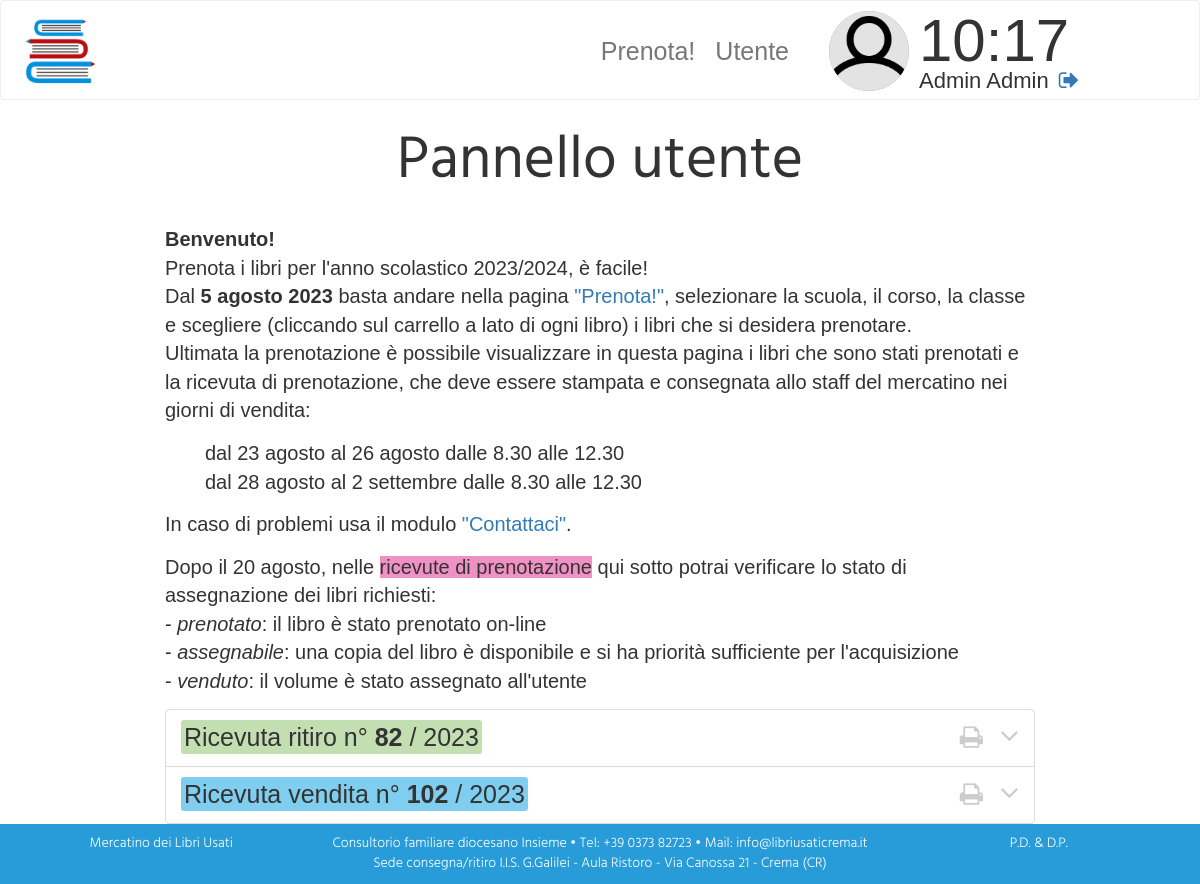
Screenshot of /sito/areautente/dashboard.php (signed in) with the database file from the repository.
### tables this page shows
CREATE TABLE `users` (
  `ID` int(11) NOT NULL,
  `ID_utenti` int(11) NOT NULL,
  `nickname` text NOT NULL,
  `password` text NOT NULL,
  `privilegi` int(11) NOT NULL,
  `ID_registro` int(11) NOT NULL,
  `sede` smallint(6) DEFAULT 1,
  `attivo` tinyint(1) NOT NULL
);

CREATE TABLE `utenti` (
  `ID` int(11) NOT NULL,
  `nome` text NOT NULL,
  `cognome` text NOT NULL,
  `telefono` text NOT NULL,
  `mail` text NOT NULL,
  `scuola` text NOT NULL,
  `ID_registro` int(11) NOT NULL,
  `data` datetime NOT NULL
);

CREATE TABLE `ritiro` (
  `ID` int(11) NOT NULL,
  `ID_registro` int(11) NOT NULL,
  `ID_utente` int(11) NOT NULL,
  `data` text NOT NULL,
  `stato` text DEFAULT NULL,
  `IdAnno` int(11) NOT NULL
);

CREATE TABLE `vendita` (
  `ID` int(11) NOT NULL,
  `ID_registro` int(11) NOT NULL,
  `ID_utente` int(11) NOT NULL,
  `data` datetime NOT NULL,
  `ID_coupon` text DEFAULT NULL,
  `stato` text DEFAULT NULL,
  `IdAnno` int(11) NOT NULL
);

### sito/areautente/fx/session.php (called while the page is built, shortened)
<?php
    if(empty($_SESSION['nickname'])){
		header("location: ../index.php");
		exit();
	}
	else{
		$nickname=$_SESSION['nickname'];
		require_once "../lib/funzioni.php";
		$sql = "SELECT u.ID, u.nome, u.cognome, u.mail, u.telefono, u.scuola, us.ID as IDu FROM utenti as u INNER JOIN users as us ON u.ID=us.ID_utenti WHERE us.nickname=?";
		$query = $mysqli->prepare($sql);
		$query->bind_param('s', $nickname);
		$query->execute();
		$result = $query->get_result();
		if ($result->num_rows > 0 ) {
			$res = $result->fetch_assoc();
			$IDu=$res['IDu'];
			$nome=$res['nome'];
			$cognome=$res['cognome'];
			$img=strtolower("../imgs/users/".$nome.$cognome.".jpg");
			if(!file_exists($img)) $img="imgs/user.jpg";
		}
	}
?>

### sito/areautente/dashboard.php (the view, shortened to what this page needs)
<?php
include "fx/session.php";
require_once "../lib/funzioni.php"
?>
<!DOCTYPE html PUBLIC "-//W3C//DTD XHTML 1.1//EN" "http://www.w3.org/TR/xhtml11/DTD/xhtml11.dtd">
<html xmlns="http://www.w3.org/1999/xhtml" xml:lang="it">
<?php include "elements/head.php"; ?>
<body>
<?php include "elements/navbar.php"; ?>
<?php
	$idu=$_SESSION['ID'];
	$query = "SELECT * FROM ritiro r inner join magazzino m on r.id= m.ID_ritiro where id_utente=$idu and postupd=1";
	$mysqli->real_query( $query );
?>
	<div class="container-fluid box">
		<div id="dashboard" class="container corpo">
			<h1>Pannello utente</h1>
			<p><strong>Benvenuto!</strong><br>
			Prenota i libri per l'anno scolastico <?php echo getAnnoSc()?>, è facile! <br>
			Dal <b><?php echo prenotazioni_aperte_str() ?></b> basta andare nella pagina <a href="<?php echo getSiteUtente()."/prenotazione.php" ?>">"Prenota!"</a>, selezionare la scuola, il corso, la classe e scegliere
			(cliccando sul carrello a lato di ogni libro) i libri che si desidera prenotare.<br>
			Ultimata la prenotazione è possibile visualizzare in questa pagina i libri che sono stati prenotati e
			la ricevuta di prenotazione, che deve essere stampata e consegnata allo staff del mercatino nei giorni di vendita:<br>
			<ul><?php echo vendita_str() ?></ul>
			In caso di problemi usa il modulo <a href="<?php echo getSite() ?>">"Contattaci"</a>.</p>
			<p>Dopo <?php echo assegnazione_str() ?>, nelle <span style='background-color: rgba(223, 37, 137, 0.5)'>ricevute di prenotazione</span> qui sotto potrai verificare lo stato di assegnazione dei libri richiesti:<br>
			- <i>prenotato</i>: il libro è stato prenotato on-line<br>
			- <i>assegnabile</i>: una copia del libro è disponibile e si ha priorità sufficiente per l'acquisizione<br>
			- <i>venduto</i>: il volume è stato assegnato all'utente<br>
			</p>
			<ul id="riassuntoUtente" class="list-group">
<?php
	$ricevute = array( 'ritiro', 'vendita', 'prenotazione' );
	$annocorr = getAnno();
	for ( $i = 0; $i < count( $ricevute ); $i++ ) {
		$campi = "o.ID, u.nome, u.cognome, o.data, o.stato, o.idAnno";
		$query = "SELECT $campi FROM " . $ricevute[ $i ] . " AS o INNER JOIN utenti AS u ON o.ID_utente = u.ID WHERE u.ID=$idu ORDER BY o.ID DESC";
		$mysqli->real_query( $query );
		$res = $mysqli->use_result();
		while ( $row = $res->fetch_assoc() ) {
			echo "\t\t\t<li class=\"$ricevute[$i] list-group-item\">\n";
			echo "\t\t\t\t<span class=\"ric\">Ricevuta ". $ricevute[ $i ] . " n° <b>". $row['idAnno'] ."</b> / ". substr($row['data'],0,4)."</span>\n";
			echo "<i class=\"fa fa-angle-down riduci\" aria-hidden=\"true\"></i>\n";
			if ($annocorr == substr($row['data'],0,4))
				echo "<a target='blank' class='print' href='../gestionale/fx/ricevute.php?type=$ricevute[$i]&IdU=" . $IDu . "&ID=" . $row[ 'ID' ] . "'><i class='fa fa-print'></i></a>\n";
?>
<?php
			echo "\t\t\t</li>\n";
		}
	}
?>
			</ul>
		</div>
	</div>
	<?php include "elements/footer.php"; ?>
</body>
</html>

### sito/areautente/elements/navbar.php (shortened to what this page needs)
<nav class="navbar navbar-default">
  <div class="container-fluid">
	<div class="navbar-header">
	  <a class="navbar-brand logo" href="dashboard.php"><h1><img src="imgs/logo.png" ></h1></a>
	</div>
	<div class="collapse navbar-collapse navbar-right" id="bs-example-navbar-collapse-1">
	  <ul class="nav navbar-nav">
		<li><a href="prenotazione.php">Prenota!</a></li>
		<li><a href="utente.php">Utente</a></li>
	  </ul>
	  <div class="utente hidden-xs">
		<div class="img"><img src="<?php echo $img; ?>"></div>
		<div class="dx">
		  <div class="orologio"></div>
		  <p><?php echo $nome." ".$cognome; ?><a href="fx/logout.php"><i class="fa fa-sign-out" aria-hidden="true"></i></a></p>
		</div>
	  </div>
	</div>
  </div>
</nav>

### sito/areautente/style/style.css (style rules this page uses)
html { height: 100%; overflow-y: hidden; }
html body { height: 100%; }
h1 { font-family: "Hind"; font-size: 60px; text-align: center; margin-bottom: 30px; }
.navbar { height: 100px !important; min-height: 100px; font-size: 28px; margin-bottom: 0 !important; }
.navbar .nav li a { padding: 0 10px; line-height: 100px; font-weight: 300; font-size: 25px; }
.navbar .logo { line-height: 100px; padding: 0; height: 100px; }
.navbar .logo h1 { margin: 0 !important; }
.navbar .logo img { height: 80px; margin-top: 10px; margin-left: 20px; }
.navbar .utente { float: right; height: 100px; width: 350px; margin-left: 20px; }
.navbar .utente img { float: left; height: 80px; width: 80px; background-color: grey; border-radius: 40px; margin: 10px; border: 0; }
.navbar .utente .dx { float: left; }
.navbar .utente .dx .orologio { height: 65px; line-height: 80px; font-size: 60px; }
.navbar .utente .dx p { margin-bottom: 0; height: 35px; line-height: 30px; font-size: 22px; }
.navbar .utente .dx p a { margin-left: 10px; }
.box { overflow-y: scroll; overflow-x: scroll; width: 100%; height: calc(100% - 141px); position: relative; margin-bottom: 100px; }
#dashboard { width: 900px; max-width: 90%; }
#dashboard li a { position: absolute; top: 0; left: 0; width: 100%; height: 100%; }
#dashboard #riassuntoUtente li { font-size: 18px; }
#dashboard #riassuntoUtente li .riduci { font-size: 30px !important; float: right; color: #999; }
#dashboard #riassuntoUtente li .print { font-size: 25px !important; position: relative !important; float: right; width: 30px !important; color: #999; margin-right: 10px; }
#dashboard #riassuntoUtente li .ric { padding: 3px; border-radius: 3px; font-size: 25px; }
#dashboard #riassuntoUtente li.ritiro .ric { background-color: rgba(136, 191, 103, 0.5); }
#dashboard #riassuntoUtente li.vendita .ric { background-color: rgba(0, 158, 224, 0.5); }
.fa-print { color: #ccc !important; font-size: 25px; }
.fa-angle-down, .fa-angle-up { color: #ccc !important; font-size: 25px; }

### rows the page displays
users: ID_utenti.nome "Admin", ID_utenti.cognome "Admin"
ritiro: i "ritiro", IdAnno "82", data "2023"
vendita: i "vendita", IdAnno "102", data "2023"

### other values shown
getAnnoSc() "2023/2024"
prenotazioni_aperte_str() "5 agosto 2023"
assegnazione_str() "il 20 agosto"
getMail() "info@libriusaticrema.it"
